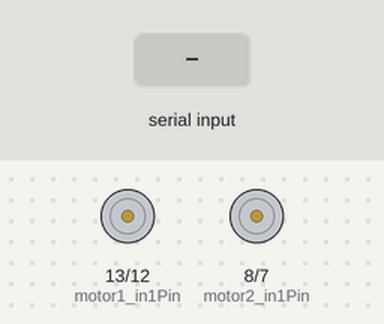
The sketch below on a simulated Arduino Uno, built with avr-gcc and run on an emulated ATmega328P. Shown: motor-driver pin pairs drawn as motors (green arrow = first pin HIGH = forward, orange = second pin HIGH = backward, longer = more drive, scaled by the enable pin). Inputs (shaded band) come from the test bench. What the sketch prints to the serial monitor is not drawn.

Above: at 3.2 s.
3.3 s: "F" received over Serial
At 5.0 s:
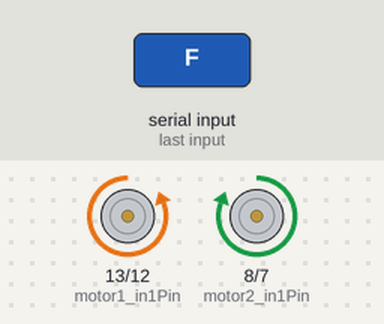
5.3 s: "B" received over Serial
At 6.6 s:
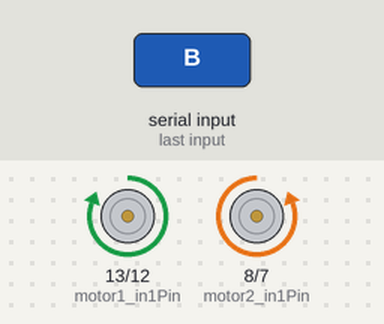
7.3 s: "R" received over Serial
At 8.1 s:
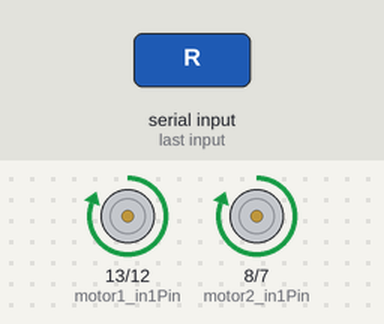
9.3 s: "L" received over Serial
At 10.8 s:
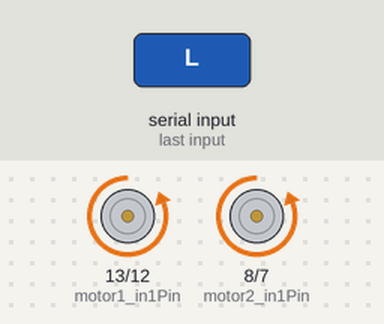
Timing chart, 0 to 12.3 s (numbered marks = the images above; inputs shaded):
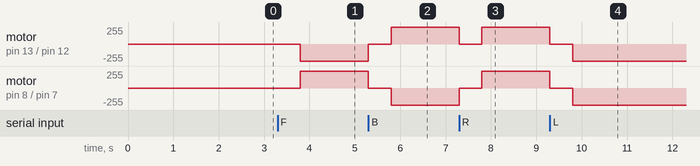

Measured:
- after the input at 3.3 s, motor on pin 13 (motor1_in1Pin) / pin 12 (motor1_in2Pin): stopped → backward 255/255 after 0.50 s; motor on pin 8 (motor2_in1Pin) / pin 7 (motor2_in2Pin): stopped → forward 255/255 after 0.50 s
- after the input at 5.3 s, motor on pin 13 (motor1_in1Pin) / pin 12 (motor1_in2Pin): backward 255/255 → stopped at once, → forward 255/255 0.50 s later; motor on pin 8 (motor2_in1Pin) / pin 7 (motor2_in2Pin): forward 255/255 → stopped at once, → backward 255/255 0.50 s later
- after the input at 7.3 s, motor on pin 13 (motor1_in1Pin) / pin 12 (motor1_in2Pin): forward 255/255 → stopped at once, → forward 255/255 0.50 s later; motor on pin 8 (motor2_in1Pin) / pin 7 (motor2_in2Pin): backward 255/255 → stopped at once, → forward 255/255 0.50 s later
- after the input at 9.3 s, motor on pin 13 (motor1_in1Pin) / pin 12 (motor1_in2Pin), motor on pin 8 (motor2_in1Pin) / pin 7 (motor2_in2Pin): forward 255/255 → stopped at once, → backward 255/255 0.50 s later

The sketch:

agencyrobot-arduino.ino
```cpp
int motor1_enablePin = 11; //pwm
int motor1_in1Pin = 13;
int motor1_in2Pin = 12;

int motor2_enablePin = 10; //pwm
int motor2_in1Pin = 8;
int motor2_in2Pin = 7;

void setup()
{
  //on initialise les pins du moteur 1
  pinMode(motor1_in1Pin, OUTPUT);
  pinMode(motor1_in2Pin, OUTPUT);
  pinMode(motor1_enablePin, OUTPUT);

  //on initialise les pins du moteur 2
  pinMode(motor2_in1Pin, OUTPUT);
  pinMode(motor2_in2Pin, OUTPUT);
  pinMode(motor2_enablePin, OUTPUT);

  Serial.begin(9600);
  delay(2000);

  Serial.println("Robot car is ready !");

}

char command;

void loop()
{

  if(Serial.available()){
      char newCommand = Serial.read();
      Serial.print("You typed: " );
      Serial.println(command);

      if (newCommand != command){
        command = newCommand;
        Stop();
        delay(500);
      }
  }

  switch (command) {
    case 'F':
      Forward(255);
      break;
    case 'B':
      Backward(255);
      break;
    case 'R':
      TurnRight(255);
      break;
    case 'L':
      TurnLeft(255);
      break;
    case 'S':
      Stop();
      break;
  }

}

void Stop(){
  SetMotorsRight(0, true);
  SetMotorsLeft(0, false);
}

void Forward(int speed){
  SetMotorsRight(speed, true);
  SetMotorsLeft(speed, false);
}

void Backward(int speed){
  SetMotorsRight(speed, false);
  SetMotorsLeft(speed, true);
}

void TurnRight(int speed){
  SetMotorsRight(speed, false);
  SetMotorsLeft(speed, false);
}

void TurnLeft(int speed){
  SetMotorsRight(speed, true);
  SetMotorsLeft(speed, true);
}

void SetMotorsRight(int speed, boolean reverse)
{
  analogWrite(motor1_enablePin, speed);
  digitalWrite(motor1_in1Pin, ! reverse);
  digitalWrite(motor1_in2Pin, reverse);
}

void SetMotorsLeft(int speed, boolean reverse)
{
  analogWrite(motor2_enablePin, speed);
  digitalWrite(motor2_in1Pin, ! reverse);
  digitalWrite(motor2_in2Pin, reverse);
}
```
